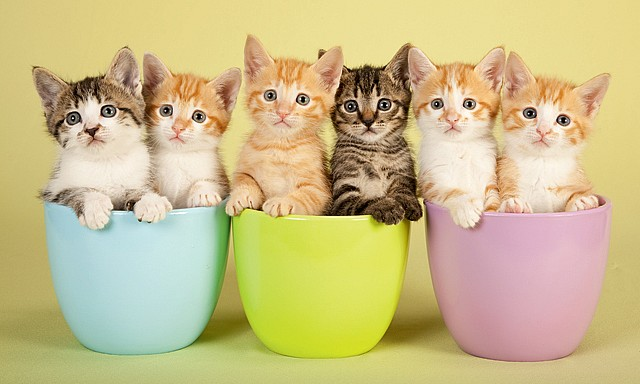
#> input picture Autonoma/Tarea 2/parte 2/images/kittens.jpg, 640 x 384 px
$ python 1-template-matching.py
#> lines starting #> are read from the running program, lines starting #| are printed output that depends on the picture
# -*- coding: utf-8 -*-
# Adaptado de:
# https://docs.opencv.org/3.0-beta/doc/py_tutorials/py_imgproc/py_template_matching/py_template_matching.html

import cv2
import numpy as np
import matplotlib.pyplot as plt

I = cv2.imread('images/kittens.jpg',0)
#> I: shape (384, 640); min 0, max 255, mean 186.9
Itemplate = cv2.imread('images/cface.jpg',0)
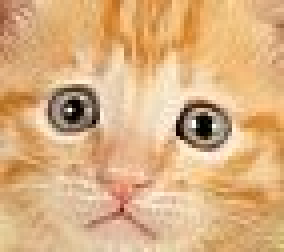
#> input picture Autonoma/Tarea 2/parte 2/images/cface.jpg, 71 x 63 px (shown 4 times larger)
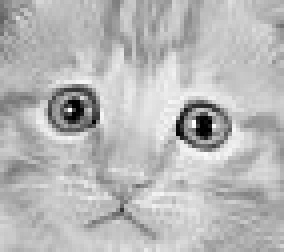
#> Itemplate: shape (63, 71) (shown 4 times larger); min 0, max 255, mean 183.7
w, h = Itemplate.shape[::-1]
#> w = 71; h = 63

plt.subplot(121);
plt.imshow(I,cmap='gray'); plt.title('Imagen original'); plt.axis('off')
plt.subplot(122);
plt.imshow(Itemplate,cmap='gray'); plt.title('Template'); plt.axis('off')
plt.show()

I2 = I.copy()

# Los posibles métodos para "template matching" son:
# methods = ['cv2.TM_CCOEFF', 'cv2.TM_CCOEFF_NORMED', 'cv2.TM_CCORR',
#           'cv2.TM_CCORR_NORMED', 'cv2.TM_SQDIFF', 'cv2.TM_SQDIFF_NORMED']

# Algunos métodos:
methods = ['cv2.TM_CCOEFF_NORMED','cv2.TM_CCORR_NORMED']

for method_str in methods:
    # Imagen de salida
    Iout = I.copy()
    # Métodos para template matching
    method = eval(method_str)
    # Aplicar template matching: Ires es la imagen con valores resultantes
    Ires = cv2.matchTemplate(I, Itemplate, method)
    # Extracción de máximos (y mínimos) valores de Ires
    min_val, max_val, min_loc, max_loc = cv2.minMaxLoc(Ires)
    # Bordes del punto con mejor coincidencia (match)
    top_left = max_loc
    bottom_right = (top_left[0]+w, top_left[1]+h)
    # Rectángulo en el punto con mayor coincidencia
    cv2.rectangle(Iout, top_left, bottom_right, 255, 2)

    plt.subplot(121),
    plt.imshow(Ires, cmap='gray'); plt.title('Matchings'), plt.axis('off')
    plt.subplot(122)
    plt.imshow(Iout, cmap='gray'); plt.title('Punto detectado'), plt.axis('off')
    plt.suptitle("Usando: " + method_str)
    plt.show()
#> this loop made 2 passes
#> (min_val, max_val, min_loc, top_left, bottom_right) on passes 1 to 2: (-0.259, 0.991, (89, 178), (252, 68), (323, 131)), (0.842, 1, (336, 61), (252, 68), (323, 131))
#> pass 1, `Ires = cv2.matchTemplate(I, Itemplate, method)`:
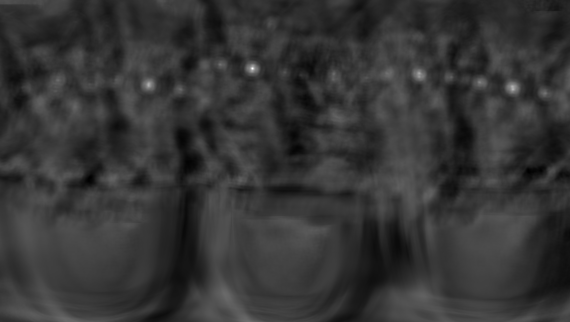
#> Ires: shape (322, 570) float32; min -0.259, max 0.991, mean 0.00485; drawn with min black and max white
#> pass 1, `plt.show()`:
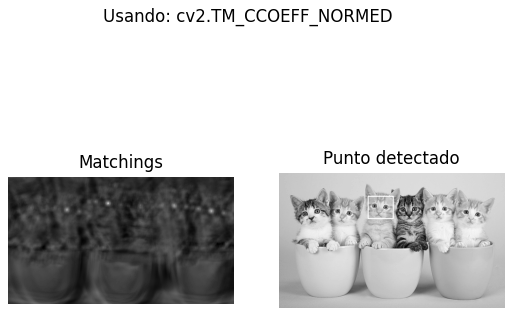
#> figure drawn by matplotlib, 2 panels
#> pass 2, `Ires = cv2.matchTemplate(I, Itemplate, method)`:
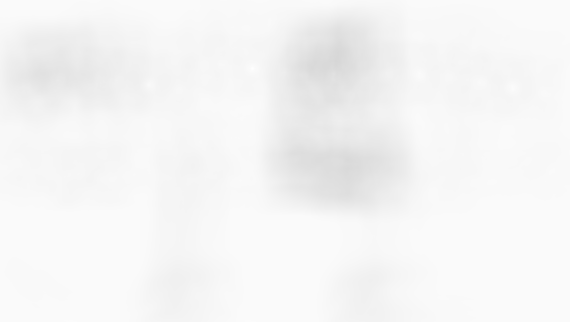
#> Ires: shape (322, 570) float32; min 0.842, max 1, mean 0.963
#> pass 2, `plt.show()`:
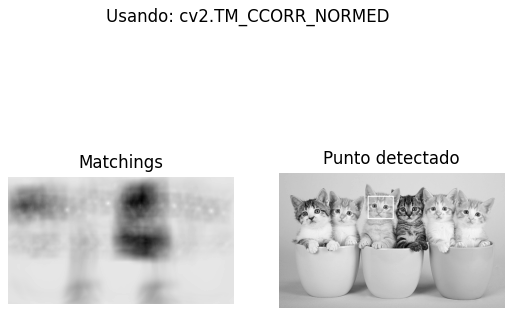
#> figure drawn by matplotlib, 2 panels

# Mostrar más resultados (no solo el que hace májirafas "match")
res = cv2.matchTemplate(I, Itemplate, cv2.TM_CCOEFF_NORMED)
threshold = 0.55
loc = np.where(res>=threshold)
#> loc = 21 positions, rows 67 to 89, columns 148 to 513
for pt in zip(*loc[::-1]):
    cv2.rectangle(I, pt, (pt[0]+w, pt[1]+h), (0,0,255), 2)
#> this loop made 21 passes
#> pt on passes 1 to 12: (251, 67), (252, 67), (253, 67), (251, 68), (252, 68), (253, 68), (251, 69), (252, 69), (253, 69), (148, 83), (148, 84), (148, 85)
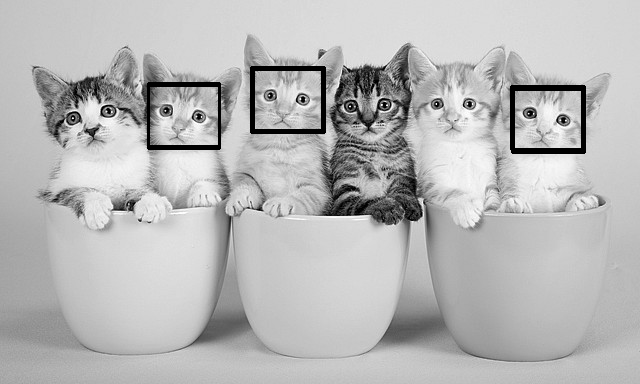
#> I: shape (384, 640); min 0, max 255, mean 184.1
cv2.imshow('Resultado: varios \"matchings\"',I)
cv2.imwrite('images_texto/tm_resultado.jpg',I)
cv2.waitKey(0)
cv2.destroyAllWindows()
